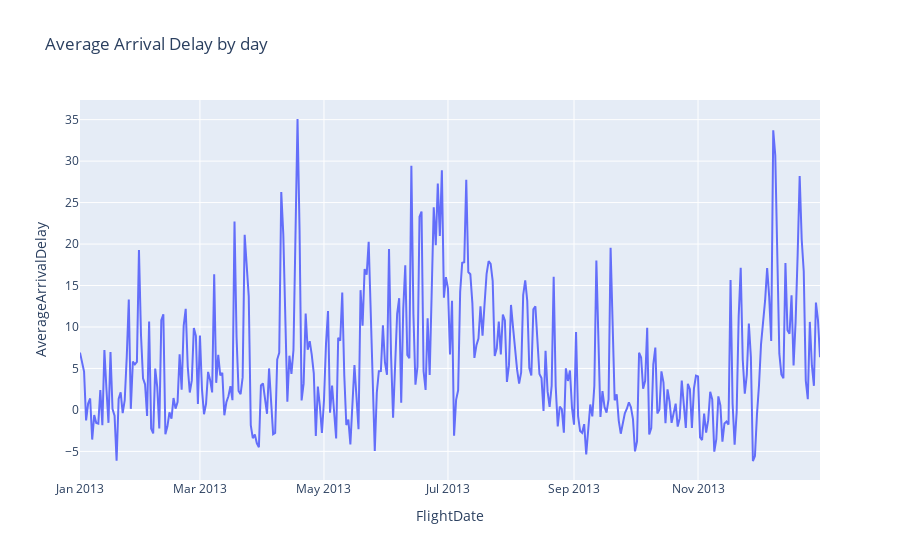

The notebook cell this image was saved under:
### Code cell
# average delay by day
def avg_delay_by_day(df):
    df_aggregated = df.groupBy("FlightDate","DayOfWeek").agg({"ArrDelay": "avg"}).withColumnRenamed("avg(ArrDelay)", "AverageArrivalDelay")
    df_aggregated = df_aggregated.orderBy("FlightDate", ascending=True)
    # convert DayOfWeek to string with the corresponding day
    df_aggregated = df_aggregated.withColumn("DayOfWeek", when(col("DayOfWeek") == 1, "Monday").when(col("DayOfWeek") == 2, "Tuesday").when(col("DayOfWeek") == 3, "Wednesday").when(col("DayOfWeek") == 4, "Thursday").when(col("DayOfWeek") == 5, "Friday").when(col("DayOfWeek") == 6, "Saturday").when(col("DayOfWeek") == 7, "Sunday"))
    return df_aggregated

# visualized flights as line chart
def avg_delay_by_day_line(df):
    df_pd = avg_delay_by_day(df).toPandas()
    fig = px.line(df_pd, x="FlightDate", y="AverageArrivalDelay", title="Average Arrival Delay by day",hover_data=["DayOfWeek","FlightDate","AverageArrivalDelay"])
    return fig

avg_delay_by_day_line(df)

### Figure 1 — Plotly figure (JSON) as saved in the notebook; plotly's stock layout.template omitted (floating-point values rounded to 4 significant figures; data arrays with more than 128 entries replaced by an {"elided": "..."} marker saying what was removed)
{"data": [{"customdata": {"elided": "365x1 str values"}, "hovertemplate": "FlightDate=%{x}<br>AverageArrivalDelay=%{y}<br>DayOfWeek=%{customdata[0]}<extra></extra>", "legendgroup": "", "line": {"color": "#636efa", "dash": "solid"}, "marker": {"symbol": "circle"}, "mode": "lines", "name": "", "orientation": "v", "showlegend": false, "type": "scatter", "x": {"elided": "365 str values"}, "xaxis": "x", "y": {"elided": "365 float values"}, "yaxis": "y"}], "layout": {"legend": {"tracegroupgap": 0}, "title": {"text": "Average Arrival Delay by day"}, "xaxis": {"anchor": "y", "domain": [0, 1], "title": {"text": "FlightDate"}}, "yaxis": {"anchor": "x", "domain": [0, 1], "title": {"text": "AverageArrivalDelay"}}}}
